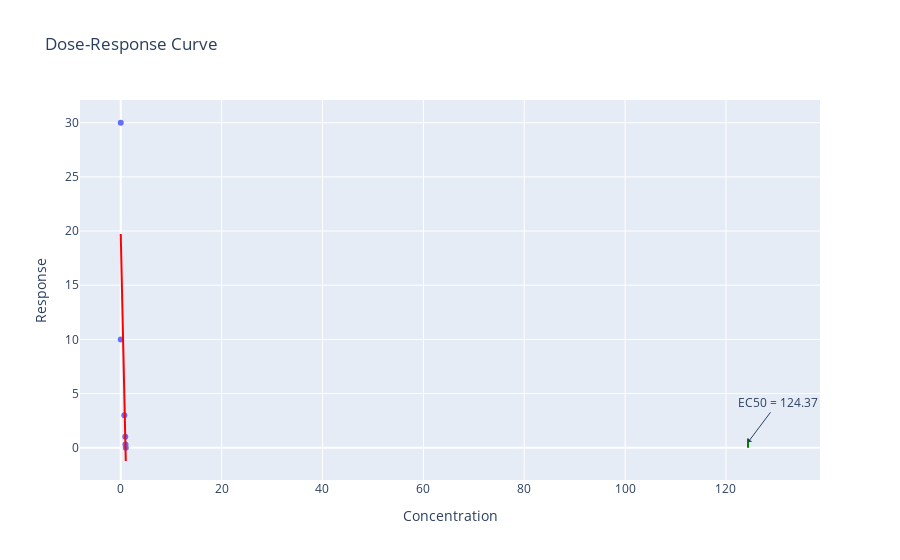

Notebook cell for this chart:
### Code cell
import numpy as np
import plotly.express as px

def dose_response_curve(concentrations, response):
    # Fit an S-shaped sigmoid curve to the data
    def sigmoid(x, EC50, Hill, slope):
        return 1 / (1 + (EC50 / x) ** Hill) ** slope

    popt, _ = curve_fit(sigmoid, concentrations, response)

    # Calculate the EC50 value
    EC50 = popt[0]

    # Create a DataFrame with concentrations and response
    data = pd.DataFrame({"Concentration": concentrations, "Response": response})

    # Plot the dose-response curve
    fig = px.scatter(data, x="Concentration", y="Response", trendline="ols", trendline_color_override="red",
                     title="Dose-Response Curve")

    # Add a vertical line at the EC50 value
    fig.add_shape(type="line", x0=EC50, y0=0, x1=EC50, y1=1, line=dict(color="green", dash="dash"))

    # Label the EC50 value
    fig.add_annotation(x=EC50, y=0.5, text=f"EC50 = {EC50:.2f}", showarrow=True, arrowhead=1, ax=30, ay=-40)

    # Show the plot
    fig.show()

# Example data
concentrations = np.array([0.01, 0.1, 1, 10, 100, 1000])  # Concentrations
response = np.array([0.05, 0.2, 0.5, 0.8, 0.95, 1])  # Corresponding response

# Generate the dose-response plot
dose_response_curve(y, x)

### Figure 1 — Plotly figure (JSON) as saved in the notebook; plotly's stock layout.template omitted (floating-point values rounded to 4 significant figures)
{"data": [{"hovertemplate": "Concentration=%{x}<br>Response=%{y}<extra></extra>", "legendgroup": "", "marker": {"color": "#636efa", "symbol": "circle"}, "mode": "markers", "name": "", "orientation": "v", "showlegend": false, "type": "scatter", "x": [1, 0.9332, 0.8925, 0.7092, 0, 0], "xaxis": "x", "y": [0, 0.3, 1, 3, 10, 30], "yaxis": "y"}, {"hovertemplate": "<b>OLS trendline</b><br>Response = -20.9595 * Concentration + 19.7316<br>R<sup>2</sup>=0.699636<br><br>Concentration=%{x}<br>Response=%{y} <b>(trend)</b><extra></extra>", "legendgroup": "", "line": {"color": "red"}, "marker": {"color": "#636efa", "symbol": "circle"}, "mode": "lines", "name": "", "showlegend": false, "type": "scatter", "x": [0, 0, 0.7092, 0.8925, 0.9332, 1], "xaxis": "x", "y": [19.73, 19.73, 4.866, 1.026, 0.1731, -1.228], "yaxis": "y"}], "layout": {"annotations": [{"arrowhead": 1, "ax": 30, "ay": -40, "showarrow": true, "text": "EC50 = 124.37", "x": 124.4, "y": 0.5}], "legend": {"tracegroupgap": 0}, "shapes": [{"line": {"color": "green", "dash": "dash"}, "type": "line", "x0": 124.4, "x1": 124.4, "y0": 0, "y1": 1}], "title": {"text": "Dose-Response Curve"}, "xaxis": {"anchor": "y", "domain": [0, 1], "title": {"text": "Concentration"}}, "yaxis": {"anchor": "x", "domain": [0, 1], "title": {"text": "Response"}}}}
